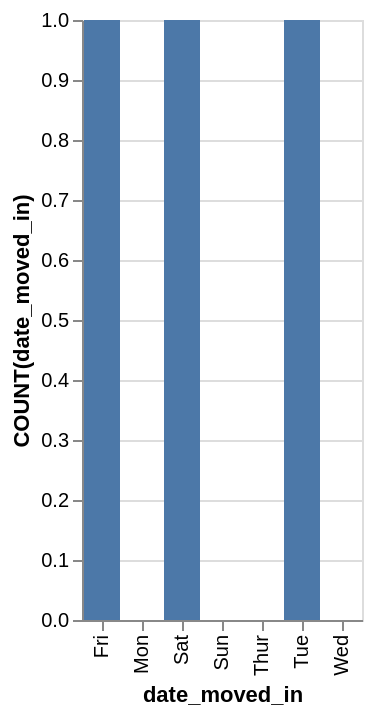

Vega-Lite specification stored for this chart:
### Vega-Lite specification from a JSON file in a GitHub repository (floating-point values rounded to 4 significant figures)
{"data": {"values": [{"x_data": "Mon", "y_data": 0}, {"x_data": "Tue", "y_data": 1}, {"x_data": "Wed", "y_data": 0}, {"x_data": "Thur", "y_data": 0}, {"x_data": "Fri", "y_data": 1}, {"x_data": "Sat", "y_data": 1}, {"x_data": "Sun", "y_data": 0}]}, "mark": "bar", "encoding": {"x": {"field": "x_data", "type": "nominal", "title": "date_moved_in", "sort": "ascending"}, "y": {"field": "y_data", "type": "quantitative", "title": "COUNT(date_moved_in)"}}}
